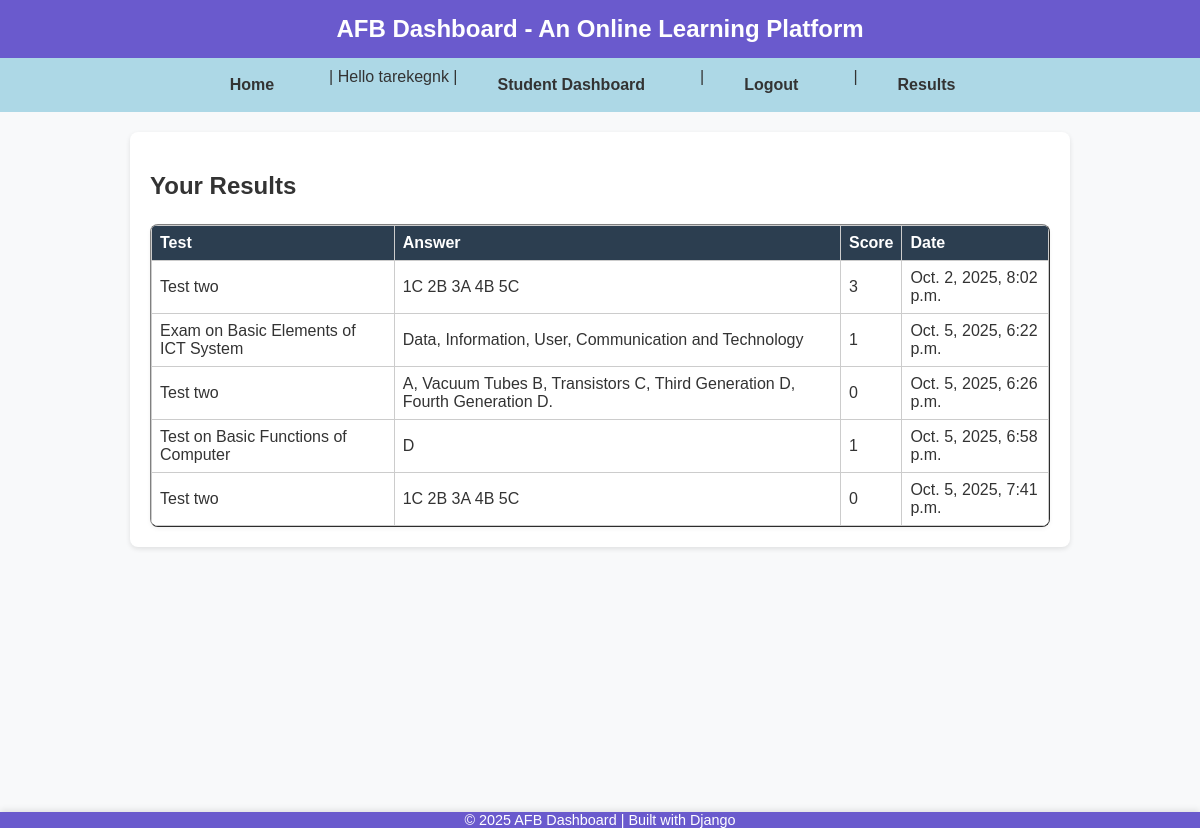
/assessments/results/ (signed in), run on an earlier commit of the app's database.
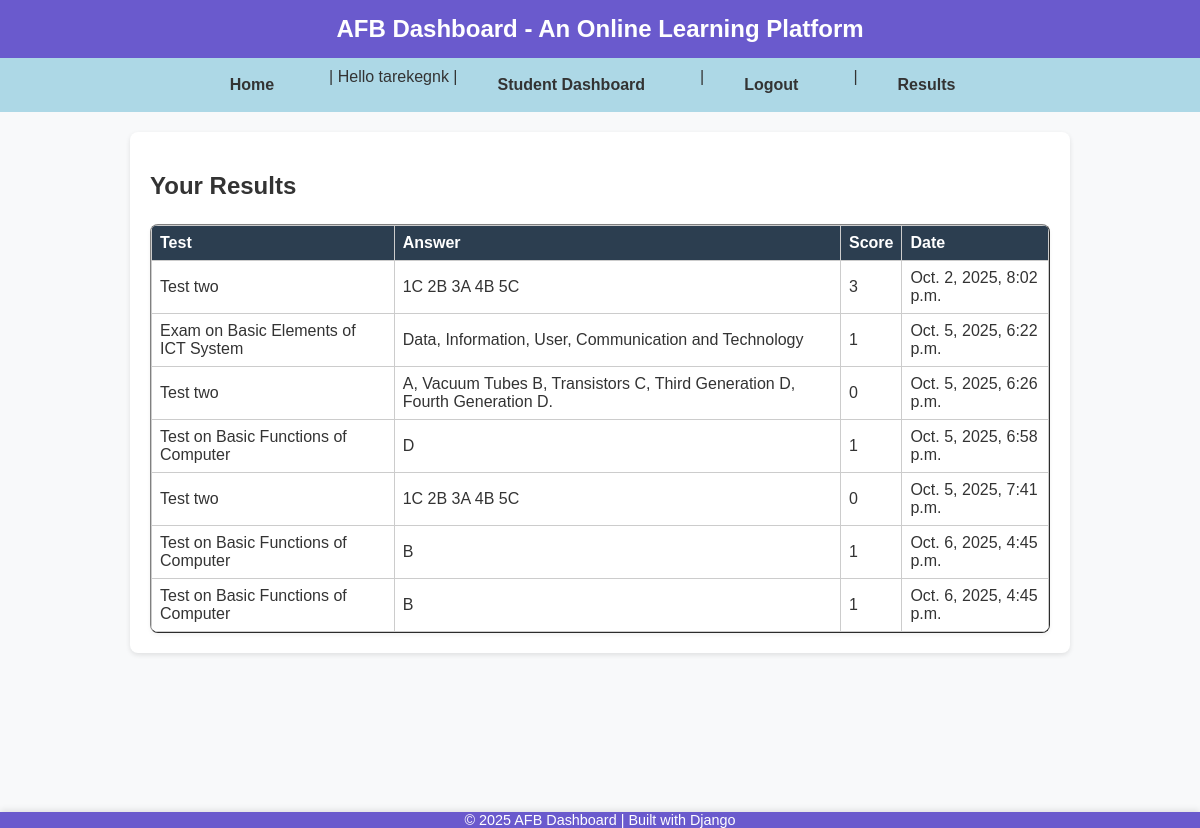
And on a later commit of the database.
### assessments/models.py (models this page shows, shortened)
class Submission(models.Model):
    test = models.ForeignKey(Test, on_delete=models.CASCADE)
    student = models.ForeignKey(User, on_delete=models.CASCADE)
    answer = models.CharField(max_length=200)
    score = models.IntegerField(null=True, blank=True)
    submitted_at = models.DateTimeField(auto_now_add=True)

class Test(models.Model):
    lesson = models.ForeignKey(Lesson, on_delete=models.CASCADE, related_name='tests')
    title = models.CharField(max_length=200)
    question = models.TextField()
    correct_answer = models.CharField(max_length=200)

### assessments/views.py (the view)
# urls.py: path('results/', views.results, name='results'),
@login_required
def results(request):
    if request.user.profile.role == 'teacher':
        submissions = Submission.objects.filter(test__lesson__course__teacher=request.user)
    else:
        submissions = Submission.objects.filter(student=request.user)
    return render(request, 'assessments/results.html', {'submissions': submissions})

### assessments/templates/assessments/results.html
{% extends "base.html" %}
{% block content %}
<h2>Your Results</h2>
<table border="1" cellpadding="6">
  <thead><tr><th>Test</th><th>Answer</th><th>Score</th><th>Date</th></tr></thead>
  <tbody>
    {% for s in submissions %}
      <tr>
        <td>{{ s.test.title }}</td>
        <td>{{ s.answer }}</td>
        <td>{{ s.score }}</td>
        <td>{{ s.submitted_at }}</td>
      </tr>
    {% empty %}
      <tr><td colspan="4">No submissions yet.</td></tr>
    {% endfor %}
  </tbody>
</table>
{% endblock %}

### templates/base.html (shortened to what this page needs)
{% load static %}
<!DOCTYPE html>
<html lang="en">
<head>
    <link rel="stylesheet" href="{% static 'css/base.css' %}">
</head>
<body>
    <header>
        AFB Dashboard - An Online Learning Platform
    </header>
    <nav>
        <a href="{% url 'courses:home' %}">Home</a> |
        {% if user.is_authenticated %}
            Hello {{ user.username }} |
            {% if user.profile.role == 'teacher' %}
                <a href="{% url 'courses:teacher_dashboard' %}">Teacher Dashboard</a> |
            {% elif user.profile.role == 'student' %}
                <a href="{% url 'courses:student_dashboard' %}">Student Dashboard</a> |
            {% endif %}
            <a href="{% url 'accounts:logout' %}">Logout</a> |
            <a href="{% url 'assessments:results' %}">Results</a>
        {% else %}
            <a href="{% url 'accounts:login' %}">Login</a> |
            <a href="{% url 'accounts:register' %}">Register</a>
        {% endif %}
    </nav>
    <main>
        <div class="container">
            {% block content %}{% endblock %}
        </div>
    </main>
    <footer>
        © 2025 AFB Dashboard | Built with Django
    </footer>
</body>
</html>

### static/css/base.css (style rules this page uses)
body { margin: 0; padding: 0; min-height: 100vh; display: flex; flex-direction: column; font-family: "Poppins", sans-serif; background-color: #f4f6f9; color: #333; overflow-x: hidden; }
header { background-color: #2c3e50; color: #fff; padding: 1rem 2rem; text-align: center; font-size: 1.5rem; font-weight: 600; box-shadow: 0 2px 6px rgba(0, 0, 0, 0.1); }
nav { background-color: #34495e; display: flex; justify-content: center; gap: 1.5rem; padding: 0.8rem; flex-wrap: wrap; }
nav a { color: #fff; text-decoration: none; font-weight: 500; padding: 0.5rem 1rem; border-radius: 6px; transition: background 0.3s ease; }
main { flex: 1; padding: 2rem; overflow-y: auto; background-color: #f8f9fa; min-height: calc(100vh - 140px); }
table { width: 100%; border-collapse: collapse; margin-top: 1.5rem; background: #fff; border-radius: 8px; overflow: hidden; box-shadow: 0 2px 4px rgba(0,0,0,0.05); }
th, td { padding: 0.9rem 1rem; text-align: left; border-bottom: 1px solid #e0e0e0; }
th { background-color: #2c3e50; color: #fff; }
footer { background-color: #2c3e50; color: #fff; text-align: center; padding: 1rem; font-size: 0.9rem; flex-shrink: 0; position: relative; bottom: 0; width: 100%; z-index: 10; box-shadow: 0 -2px 6px rgba(0,0,0,0.1); }
html, body { height: 100%; }

### templates/base.html (style rules this page uses)
body { font-family: Arial, sans-serif; margin: 0; background-color: #f0f8ff; color: #333; display: flex; flex-direction: column; min-height: 100vh; }
header { background-color: #6a5acd; color: white; padding: 15px 20px; font-size: 24px; font-weight: bold; }
nav { background-color: #add8e6; padding: 10px 20px; }
nav a { margin-right: 15px; text-decoration: none; color: #333; font-weight: bold; }
main { flex: 1 0 auto; padding: 20px; }
.container { max-width: 900px; margin: 0 auto; padding: 20px; background-color: white; border-radius: 8px; box-shadow: 0 2px 5px rgba(0,0,0,0.1); }
footer { text-align: center; padding: 0; background-color: #6a5acd; color: white; flex-shrink: 0; }
table { width: 100%; border-collapse: collapse; overflow-x: auto; display: block; }
table th, table td { border: 1px solid #ccc; padding: 8px; text-align: left; }

What changed in the data, as far as the page shows it:
added Submission: test "Test on Basic Functions of Computer", answer "B", score "1", submitted_at "Oct. 6, 2025, 4:45 p.m."
added Submission: test "Test on Basic Functions of Computer", answer "B", score "1", submitted_at "Oct. 6, 2025, 4:45 p.m."
